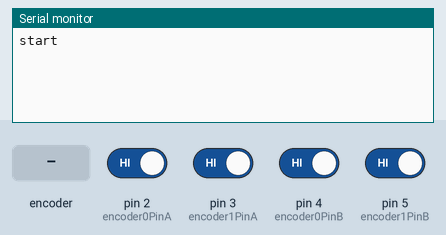
Bench run of a sketch on a simulated Arduino Uno, built with avr-gcc and run on an emulated ATmega328P. Shown: the last lines printed to the serial monitor. The inputs (shaded band) are chosen by the test bench; at power-on: pin 2 (encoder0PinA), pin 3 (encoder1PinA), pin 4 (encoder0PinB), pin 5 (encoder1PinB) HIGH.

Above: at 1.2 s.
1.3 s: rotary encoder on pin 2 (encoder0PinA) / pin 4 (encoder0PinB) turned 1 step (first pin leading)
At 2.0 s:
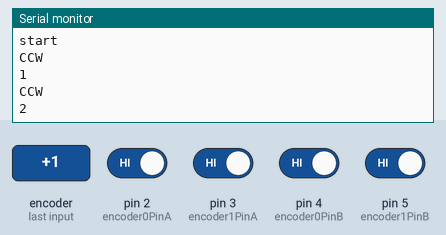
3.0 s: pin 3 (encoder1PinA) driven LOW
At 3.8 s:
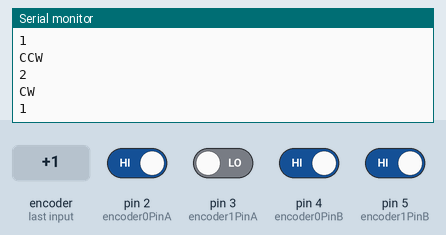
4.5 s: rotary encoder on pin 2 (encoder0PinA) / pin 4 (encoder0PinB) turned 1 step (first pin leading)
At 5.6 s:
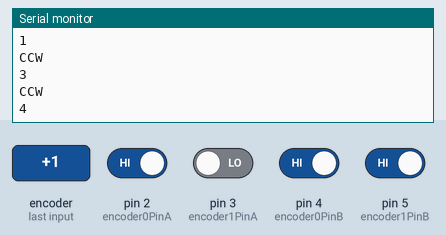
Timing chart, 0 to 7.5 s (numbered marks = the images above; inputs shaded):
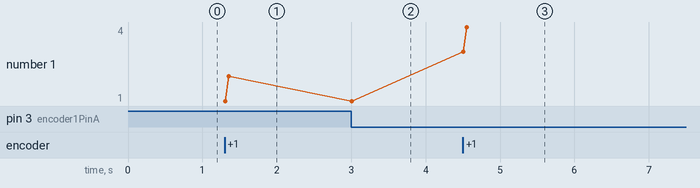

Measured:
- after the input at 1.3 s, the serial monitor: prints a new line at once (image 1)
- after the input at 3.0 s, the serial monitor: prints a new line at once (image 2)
- after the input at 4.5 s, the serial monitor: prints a new line at once (image 3)
- plotted number 1: 1 → 4 after the input at 4.5 s

The sketch:

IR.ino
```cpp
/* read a rotary encoder with interrupts
   Encoder hooked up with common to GROUND,
   encoder0PinA to pin 2, encoder0PinB to pin 4 (or pin 3 see below)
   it doesn't matter which encoder pin you use for A or B

   uses Arduino pull-ups on A & B channel outputs
   turning on the pull-ups saves having to hook up resistors
   to the A & B channel outputs

*/

#define encoder0PinA  2
#define encoder0PinB  4
#define encoder1PinA  3
#define encoder1PinB  5

volatile unsigned int encoder0Pos = 0;
volatile unsigned int encoder1Pos = 0;

void doEncoder0();
void doEncoder1();


void setup() {

  //setup encoder 0
  pinMode(encoder0PinA, INPUT);
  digitalWrite(encoder0PinA, HIGH);       // turn on pull-up resistor
  pinMode(encoder0PinB, INPUT);
  digitalWrite(encoder0PinB, HIGH);       // turn on pull-up resistor
  attachInterrupt(0, doEncoder0, CHANGE);  // encoder pin on interrupt 0 - pin 2

  //setup encoder 1

  pinMode(encoder1PinA, INPUT);
  digitalWrite(encoder1PinA, HIGH);       // turn on pull-up resistor
  pinMode(encoder1PinB, INPUT);
  digitalWrite(encoder1PinB, HIGH);       // turn on pull-up resistor
  attachInterrupt(1, doEncoder1, CHANGE);  // encoder pin on interrupt 0 - pin 2


  Serial.begin (9600);
  Serial.println("start");                // a personal quirk

}

int counter = 0;
bool A0_read = LOW;
bool A1_read = LOW;
bool last_B0_read = LOW;
bool last_B1_read = LOW;

void loop(){
// do some stuff here - the joy of interrupts is that they take care of themselves
}


/* See this expanded function to get a better understanding of the
 * meanings of the four possible (pinA, pinB) value pairs:
 */
//right wheel
void doEncoder0(){
    A0_read = digitalRead(encoder0PinA);
    bool current_B = digitalRead(encoder0PinB);
    if (current_B != last_B0_read) {
        if(A0_read == LOW && current_B == LOW){
          Serial.println ("CW");
          encoder0Pos = encoder0Pos - 1;
        } else if (A0_read == LOW && current_B == HIGH){
          Serial.println ("CCW");
          encoder0Pos = encoder0Pos + 1;
        } else if (A0_read == HIGH && current_B == LOW){
          Serial.println ("CCW");
          encoder0Pos = encoder0Pos + 1;
        } else {
          Serial.println ("CW");
          encoder0Pos = encoder0Pos - 1;
        }

        last_B0_read = current_B;
    }
    Serial.println (encoder0Pos, DEC);
}

//left wheel
void doEncoder1(){
    A1_read = digitalRead(encoder1PinA);
    bool current_B = digitalRead(encoder1PinB);
    if (current_B != last_B1_read) {
      if(A1_read == LOW && current_B == LOW){
          Serial.println ("CCW");
          encoder1Pos = encoder1Pos - 1;
        } else if (A1_read == LOW && current_B == HIGH){
          Serial.println ("CW");
          encoder1Pos = encoder1Pos + 1;
        } else if (A1_read == HIGH && current_B == LOW){
          Serial.println ("CW");
          encoder1Pos = encoder1Pos + 1;
        } else {
          Serial.println ("CCW");
          encoder1Pos = encoder1Pos - 1;
        }

        last_B1_read = current_B;
    }
    Serial.println (encoder1Pos, DEC);
}
```
